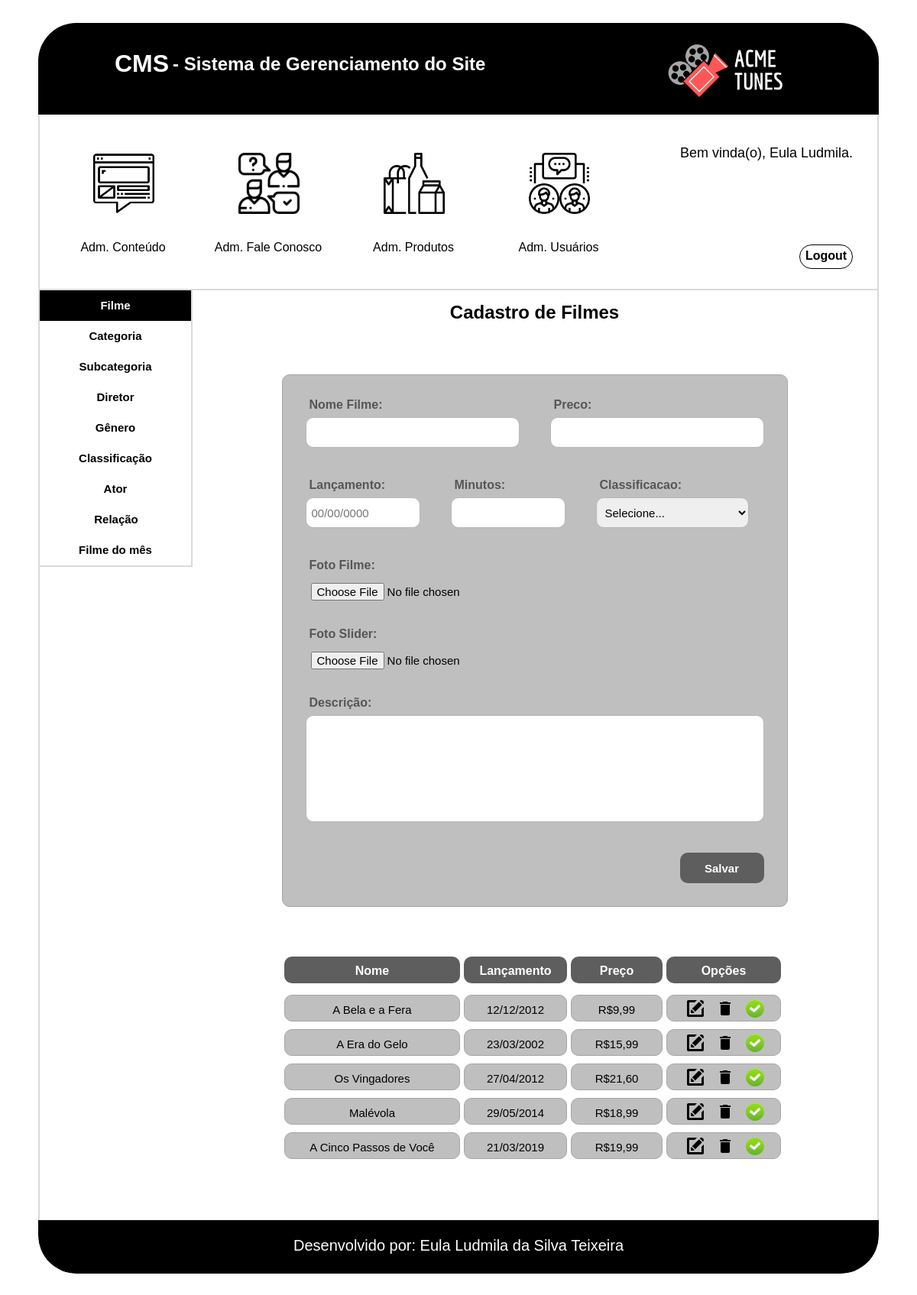
The page /cms/filme.php (signed in) on the database its author committed.
### tables this page shows
CREATE TABLE `tbl_produto_filme` (
  `cod_produto_filme` int(11) NOT NULL AUTO_INCREMENT,
  `nome_filme` varchar(255) NOT NULL,
  `lancamento` date NOT NULL,
  `tempo` varchar(45) NOT NULL,
  `preco` decimal(8,2) NOT NULL,
  `foto` varchar(255) NOT NULL,
  `descricao` mediumtext NOT NULL,
  `imagem_slide` varchar(255) DEFAULT NULL,
  `ativo_filme_mes` tinyint(1) NOT NULL DEFAULT '0',
  `ativo_filme` tinyint(1) NOT NULL DEFAULT '0',
  `cod_classificacao` int(11) NOT NULL,
  PRIMARY KEY (`cod_produto_filme`),
  KEY `fk_produto_filme_cod_classificacao_idx` (`cod_classificacao`),
  CONSTRAINT `fk_produto_filme_cod_classificacao` FOREIGN KEY (`cod_classificacao`) REFERENCES `tbl_classificacao` (`cod_classificacao`)
);

### funcoes.php (called while the page is built, shortened)
<?php
  function precoBrasileiro ($preco){
    $precoBrasileiro = str_replace(".",",",$preco);
    return $precoBrasileiro;
  }
  function dataBrasileiro ($dataBrasil){
    $data = explode("-", $dataBrasil);
    $dataResult = $data[2]."/".$data[1]."/".$data[0];
    return $dataResult;
  }
?>

### cms/filme.php (the view, shortened to what this page needs)
<?php
  require_once('../funcoes.php');
  $conexao = conexaoMysql();
  $nome_filme = null;
  $lancamento = null;
  $preco = null;
  $tempo = null;
  $descricao = null;
  $cod_classificacao = 0;
  $img = "img/cancel.png";
  $legenda = "Desativado";
  $botao = "Salvar";
?>
<!doctype html>
<html>
    <head>
        <link href="css/filme.css" type="text/css" rel="stylesheet">
        <link href="css/formatacao.css" type="text/css" rel="stylesheet">
        <link href="css/cabecalho_menu_adm.css" type="text/css" rel="stylesheet">
        <link href="css/rodape.css" type="text/css" rel="stylesheet">
    </head>
    <body>
        <div id="caixa_conteudo">
            <div id="conteudo" class="center">
                <?php include('cabecalho_menu_adm.php')?>
                <div class="itens">
                    <div id="menu_cadastro">
                        <a href="filme.php">
                            <div class="menu menu_filme">
                                 Filme
                            </div>
                        </a>
                        <a href="categoria.php">
                            <div class="menu menu_opcoes">
                                 Categoria
                            </div>
                        </a>
                        <a href="subcategoria.php">
                            <div class="menu menu_opcoes">
                                 Subcategoria
                            </div>
                        </a>
                        <a href="diretor.php">
                            <div class="menu menu_opcoes">
                                 Diretor
                            </div>
                        </a>
                        <a href="genero.php">
                              <div class="menu menu_opcoes">
                                   Gênero
                            </div>
                        </a>
                        <a href="classificacao.php">
                            <div class="menu menu_opcoes">
                                 Classificação
                            </div>
                        </a>
                        <a href="ator.php">
                            <div class="menu menu_opcoes">
                                 Ator
                            </div>
                        </a>
                        <div class="menu menu_opcoes">
                             Relação
                        </div>
                        <a href="filme_mes.php">
                            <div class="menu menu_opcoes">
                                 Filme do mês
                            </div>
                        </a>
                    </div>
                    <div class="cadastro">
                        <div class="titulo_filme"><h2>Cadastro de Filmes</h2></div>
                        <div class="cadastro_filme center">
                            <form action="filme.php" method="post" name="frm_filme" enctype="multipart/form-data">
                                <div class="form_nome_completo">
                                    <div class="form_texto_usuario">
                                        <label>Nome Filme:</label>
                                    </div>
                                    <div class="form_caixa_usuario">
                                        <input name="txt_nome_filme" class="txtNomeCompleto" type="text" value="<?php echo($nome_filme)?>" required autocomplete="off" maxlength="255">
                                    </div>
                                </div>
                                <div class="form_nome_artistico">
                                    <div class="form_texto_usuario">
                                        <label>Preco:</label>
                                    </div>
                                    <div class="form_caixa_usuario">
                                        <input name="txt_preco" id="txt-nome-artistico" class="txtNomeArtistico" type="text" value="<?php echo($preco)?>" required autocomplete="off" onkeypress="return ValidarPromocao(event)">
                                    </div>
                                </div>
                                <div class="form_data_nasc">
                                    <div class="form_texto_usuario">
                                        <label>Lançamento:</label>
                                    </div>
                                    <div class="form_caixa_usuario">
                                        <input name="txt_lancamento" class="txtDataNasc" id="txt-data-nasc" type="type" onkeypress="return ValidarLetra(event)" onkeyup="return mascaraDataNascimento();" value="<?php echo($lancamento)?>" placeholder="00/00/0000" required autocomplete="off">
                                    </div>
                                </div>
                                <div class="form_tempo">
                                    <div class="form_texto_usuario">
                                        <label>Minutos:</label>
                                    </div>
                                    <div class="form_caixa_usuario">
                                        <input name="txt_tempo" class="txtTempo" id="txt-tempo" value="<?php echo($tempo)?>" type="text" onkeypress="return ValidarLetra(event)" required autocomplete="off" maxlength="20">
                                    </div>
                                </div>
                                <div class="form_classificacao">
                                    <div class="form_texto_usuario">
                                        <label>Classificacao:</label>
                                    </div>
                                    <div class="form_caixa_usuario">
                                        <select name="slt_classificacao" class="txtClassificacao" required>
                                            <?php
                                                if($modo == 'buscar'){
                                            ?>
                                            <option value="<?php echo($cod_classificacao)?>" selected><span><?php echo($classificacao)?></span></option>
                                            <?php
                                                }else{
                                            ?>
                                            <option value="" selected><span>Selecione...</span></option>
                                            <?php
                                                    }
                                                ?>
                                        </select>
                                    </div>
                                </div>
                                <div class="form_foto">
                                    <div class="form_texto_usuario">
                                        <label>Foto Filme:</label>
                                    </div>
                                    <div class="form_caixa_usuario">
                                      <?php
                                        if($botao == "Salvar"){
                                      ?>
                                          <input name="fle_foto" class="txtFoto" title="Selecione uma imagem" type="file" accept="image/*" required>
                                      <?php
                                        }else{
                                      ?>
                                          <input name="fle_foto" class="txtFoto" title="Selecione uma imagem" type="file" accept="image/*">
                                      <?php
                                        }
                                      ?>
                                    </div>
                                </div>
                                <div class="form_foto">
                                    <div class="form_texto_usuario">
                                        <label>Foto Slider:</label>
                                    </div>
                                    <div class="form_caixa_usuario">
                                        <input name="fle_foto_slider" class="txtFoto" title="Selecione uma imagem" type="file" accept="image/*">
                                    </div>
                                </div>
                                <div class="form_biografia">
                                    <div class="form_texto_usuario">
                                        <label>Descrição:</label>
                                    </div>
                                    <div class="form_caixa_usuario">
                                        <textarea name="txt_descricao" class="txtBiografiaAtor" type="text" required><?php echo($descricao)?></textarea>
                                    </div>
                                </div>
                                <div class="botao_form">
                                    <input type="submit" name="btnEnviar" class="form_btn" value="<?php echo($botao)?>">
                                </div>
                            </form>
                        </div>
                        <div class="tabela center">
                          <div class="linha_titulo">
                              <div class="titulo_form">
                                  <h4>Nome</h4>
                              </div>
                              <div class="titulo_data">
                                  <h4>Lançamento</h4>
                              </div>
                              <div class="titulo_destaque">
                                  <h4>Preço</h4>
                              </div>
                              <div class="titulo_opcoes">
                                  <h4>Opções</h4>
                              </div>
                          </div>
                        <?php
                            $sql = "SELECT * FROM tbl_produto_filme";
                            $select = mysqli_query($conexao,$sql);
                            while($rsfilme = mysqli_fetch_array($select)){
                            $lancamento = dataBrasileiro($rsfilme['lancamento']);
                            $preco = precoBrasileiro($rsfilme['preco']);
                            $ativo_img = $rsfilme['ativo_filme'];
                              if($ativo_img == 0){
                                $img = "img/cancel.png";
                                $legenda = "Desativado";
                              }elseif($ativo_img == 1){
                                $img = "img/ok.png";
                                $legenda = "Ativado";
                              }
                        ?>
                            <div class="informacoes_form">
                                <div class="linha_informacao">
                                    <span><?php echo($rsfilme['nome_filme'])?></span>
                                </div>
                                <div class="linha_data">
                                    <span><?php echo($lancamento)?></span>
                                </div>
                                <div class="linha_destaque">
                                    <span><?php echo("R$".$preco)?></span>
                                </div>
                                <div class="linha_botao">
                                    <figure class="editar">
                                        <a href="filme.php?modo=buscar&id=<?php echo($rsfilme['cod_produto_filme'])?>">
                                            <img src="img/iconfinder_new-24_103173.png" alt="Editar" title="Editar" class="botao" >
                                        </a>
                                    </figure>
                                    <figure class="excluir">
                                        <a href="filme.php?modo=excluir&id=<?php echo($rsfilme['cod_produto_filme'])?>&foto=<?php echo($rsfilme['foto'])?>&imagem_slide=<?php echo($rsfilme['imagem_slide'])?>">
                                            <img src="img/ic_delete.png" alt="Excluir" title="Excluir" class="botao " onclick="return confirm('Tem certeza que deseja excluir?')">
                                        </a>
                                    </figure>
                                    <figure class="desativar">
                                        <a href="filme.php?ativo_filme=<?php echo($rsfilme['ativo_filme'])?>&id=<?php echo($rsfilme['cod_produto_filme'])?>">
                                            <img src="<?php echo($img)?>" alt="<?php echo($legenda)?>" title="<?php echo($legenda)?>" class="botao">
                                        </a>
                                    </figure>
                                </div>
                            </div>
                        <?php
                            }
                        ?>
                    </div>
                    </div>
                </div>
                <?php include('rodape.php')?>
            </div>
        </div>
    </body>
</html>

### cms/css/formatacao.css (style rules this page uses)
p, h1,h2,h3,h4,li,ul,figure,body { margin: 0; padding: 0; }
.center { margin-left: auto; margin-right: auto; }
body { font-family: Helvetica; box-sizing: border-box; }
a { text-decoration: none; color: #000000; }
#menu_cadastro { width: 200px; min-height: 40px; height: auto; border-bottom: solid 2px #dadada; border-right: solid 2px #dadada; box-sizing: border-box; font-weight: bold; font-size: 15px; line-height: 2; float: left; }
.menu { width: inherit; height: 40px; text-align: center; box-sizing: border-box; padding-top: 5px; cursor: pointer; }
.menu_filme { background-color: #000000; color: #ffffff; }
.cadastro { width: 895px; min-height: 100px; height: auto; float: left; }

### rows shown on the page
tbl_produto_filme: nome_filme "A Bela e a Fera", lancamento "12/12/2012", preco "9,99"
tbl_produto_filme: nome_filme "A Era do Gelo", lancamento "23/03/2002", preco "15,99"
tbl_produto_filme: nome_filme "Os Vingadores", lancamento "27/04/2012", preco "21,60"
tbl_produto_filme: nome_filme "Malévola", lancamento "29/05/2014", preco "18,99"
tbl_produto_filme: nome_filme "A Cinco Passos de Você", lancamento "21/03/2019", preco "19,99"

### other values the page prints
$_SESSION['nome'] "Eula Ludmila"
